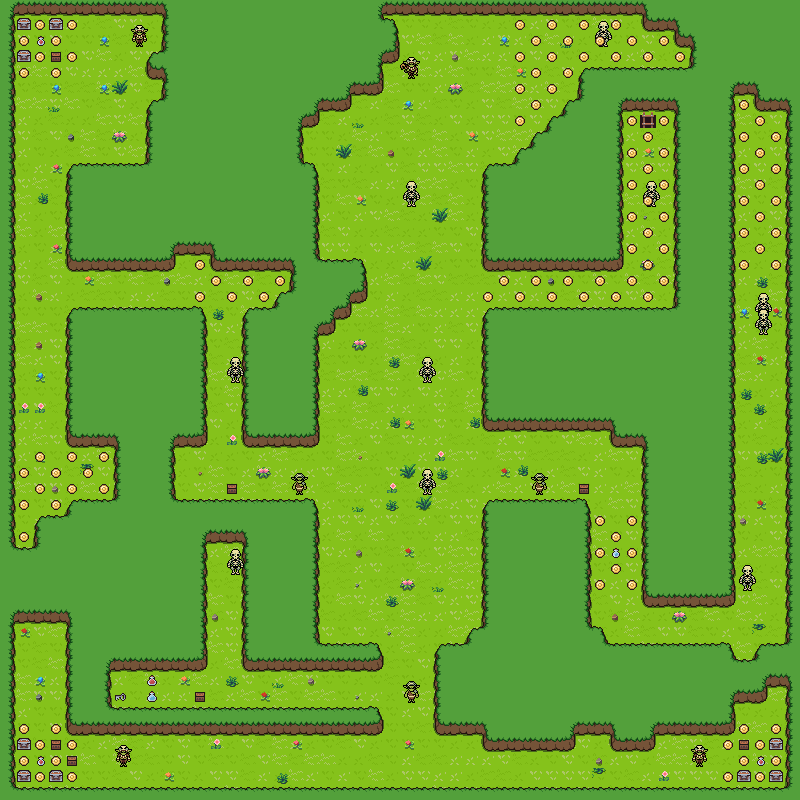

Rendered tile map (Tiled .tmx) drawn with the repository's tilesets; below, a short description and the map source with its tile grids summarised:
An orthogonal 50x50 tile map with 16x16 px tiles, 11 tile layers (bottom, stuffOnBottom, walls, chests, ...), 5 tilesets.

<map version="1.10" tiledversion="1.10.2" orientation="orthogonal" renderorder="right-down" width="50" height="50" tilewidth="16" tileheight="16" infinite="0" nextlayerid="12" nextobjectid="1">
 <properties>
  <property name="inside" type="bool" value="false" />
 </properties>
 <tileset firstgid="1" source="../tileSets/tilesetsAussenwelt/plains.tsx" />
 <tileset firstgid="73" source="../tileSets/tilesetsDungeon/Dungeon_Tileset.tsx" />
 <tileset firstgid="173" source="../tileSets/tilesetsDungeon/Dungeon_Monster.tsx" />
 <tileset firstgid="269" source="bottom.tsx" />
 <tileset firstgid="653" source="Decorations.tsx" />
 <layer id="1" name="bottom" width="50" height="50">
  <properties>
   <property name="render" value="below" />
  </properties>
  <data>[2500 cells, 2500 non-empty, 6 distinct tile ids]</data>
 </layer>
 <layer id="11" name="stuffOnBottom" width="50" height="50">
  <data>[2500 cells, 95 non-empty, 17 distinct tile ids]</data>
 </layer>
 <layer id="2" name="walls" width="50" height="50">
  <properties>
   <property name="render" value="below" />
  </properties>
  <data>[2500 cells, 1397 non-empty, 13 distinct tile ids]</data>
 </layer>
 <layer id="4" name="chests" width="50" height="50">
  <data>[2500 cells, 9 non-empty, 1 distinct tile ids]</data>
 </layer>
 <layer id="6" name="start" width="50" height="50">
  <data>[2500 cells, 1 non-empty, 1 distinct tile ids]</data>
 </layer>
 <layer id="7" name="enemy" width="50" height="50">
  <data>[2500 cells, 17 non-empty, 4 distinct tile ids]</data>
 </layer>
 <layer id="10" name="ammo" width="50" height="50">
  <data>[2500 cells, 7 non-empty, 1 distinct tile ids]</data>
 </layer>
 <layer id="8" name="hp" width="50" height="50">
  <data>[2500 cells, 4 non-empty, 2 distinct tile ids]</data>
 </layer>
 <layer id="9" name="speed" width="50" height="50">
  <data>[2500 cells, 2 non-empty, 2 distinct tile ids]</data>
 </layer>
 <layer id="5" name="coins" width="50" height="50">
  <data>[2500 cells, 115 non-empty, 1 distinct tile ids]</data>
 </layer>
 <layer id="3" name="teleporter" width="50" height="50">
  <properties>
   <property name="destination" value="LEVEL5" />
  </properties>
  <data>[2500 cells, 1 non-empty, 1 distinct tile ids]</data>
 </layer>
</map>
